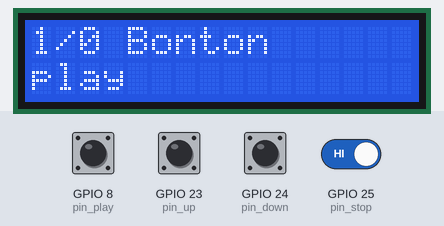
Recording of a program running on a simulated Raspberry Pi (BCM pin numbers). Shown: 16×2 character LCD. Inputs (shaded band) come from the test bench; at power-on: GPIO 8 (pin_play), GPIO 23 (pin_up), GPIO 24 (pin_down), GPIO 25 (pin_stop) HIGH. Sound played through the audio output is not drawn and takes no time; what the program prints to the terminal is not drawn.

Above: at 20.2 s.
20.3 s: GPIO 24 (pin_down) pulled LOW for 0.35 s
At 20.8 s:
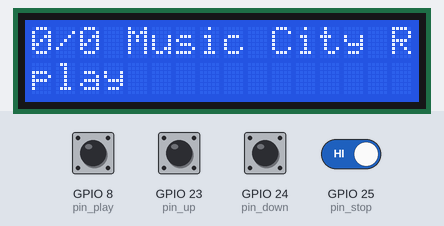
22.1 s: GPIO 8 (pin_play) pulled LOW for 0.35 s
At 22.24 s:
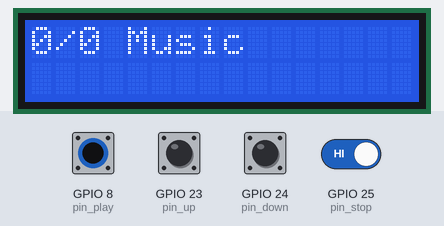
23.9 s: GPIO 23 (pin_up) pulled LOW for 0.35 s
At 24.05 s:
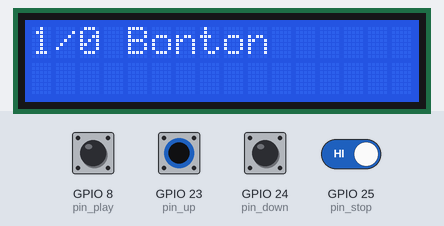
25.7 s: GPIO 24 (pin_down) pulled LOW for 1 s
At 27.2 s:
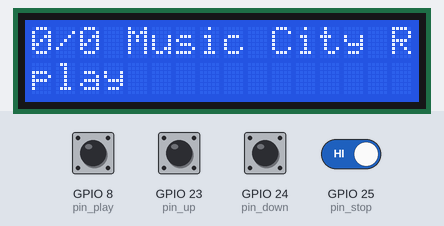
28.2 s: GPIO 23 (pin_up) pulled LOW for 1 s
At 29.3 s:
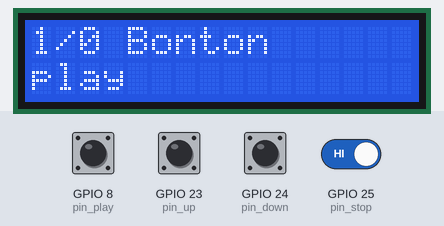
30.7 s: GPIO 8 (pin_play) driven LOW and GPIO 25 (pin_stop) driven LOW
At 31.6 s:
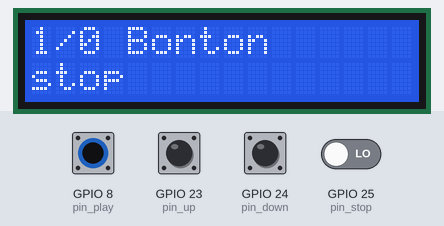
Timing chart, 0 to 33.3 s (numbered marks = the images above; inputs shaded):
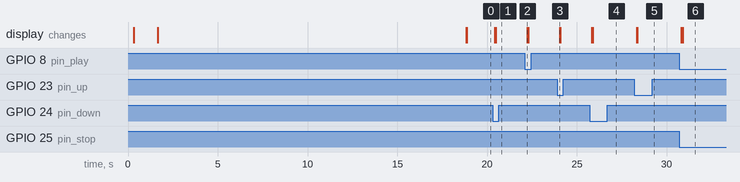

Measured:
- after the input at 20.3 s, the display: first changes after 0.12 s (image 1 shows a later state)
- after the input at 22.1 s, the display: changes after 0.13 s (image 2)
- after the input at 23.9 s, the display: changes after 0.15 s (image 3)
- after the input at 25.7 s, the display: first changes after 0.12 s (image 4 shows a later state)
- after the input at 28.2 s, the display: first changes after 0.13 s (image 5 shows a later state)
- after the input at 30.7 s, the display: first changes after 0.11 s (image 6 shows a later state)

The program:

radio.py
```python
#!/usr/bin/env python

#
#
# LCD 2x16

from time import sleep
import os
import RPi.GPIO as GPIO
import subprocess
import lcddriver
import time
import datetime
import sys

# setup variables
pin_up = 23
pin_down = 24
pin_play = 8
pin_stop = 25
pin_off = 22

count = 0
up = False
down = False
name = "RasPy Radio v0.7"
d_station = 1
d_volume = 75
hostname = "google.com"

# stanice

playlist = [
"http://icecast3.play.cz:80/bonton-128.mp3",
"http://kocka.limemedia.cz:8000/blanikcz128.mp3",
"http://173.244.199.248:80",
"http://icecast4.play.cz:443/country128.mp3",
"http://icecast6.play.cz/egrensis128.mp3",
"http://icecast6.play.cz/dance-radio320.mp3",
"http://icecast4.play.cz/krokodyl128.mp3",
"http://pool.cdn.lagardere.cz:80/fm-bbc-world-128",
"http://icecast3.play.cz:80/evropa2-128.mp3",
"http://icecast8.play.cz/cro1-128.mp3",
"http://amp.cesnet.cz:8000/cro2-256.ogg",
"http://icecast2.play.cz/croplzen128.mp3",
"http://amp.cesnet.cz:8000/cro-radio-wave-256.ogg",
"http://paris.discovertrance.com:8006",
"http://37.59.14.77:8352/stream",
"http://206.190.136.141:5022/Live"
]

name_list = [
"Bonton",
"BlanikCZ",
"SmoothJazz.com",
"Country Radio",
"Radio Egrensis",
"Dance radio",
"Krokodyl",
"BBC-World",
"Evropa2",
"CRO 1",
"CRO 2",
"CRO-Plzen",
"Radio Wave",
"Discover Trance Radio",
"Blues Radio",
"Music City Roadhouse"
]

# https://listenonline.eu/cz/cz.html
# https://www.shoutcast.com/

# --- nemenit ---
print "Inicializace ..."
# set up the pins
GPIO.setmode(GPIO.BCM)
GPIO.cleanup()
GPIO.setup(pin_up,GPIO.IN)
GPIO.setup(pin_up, GPIO.IN, pull_up_down=GPIO.PUD_UP)
GPIO.setup(pin_down,GPIO.IN)
GPIO.setup(pin_down, GPIO.IN, pull_up_down=GPIO.PUD_UP)
GPIO.setup(pin_play,GPIO.IN)
GPIO.setup(pin_play, GPIO.IN, pull_up_down=GPIO.PUD_UP)
GPIO.setup(pin_stop,GPIO.IN)
GPIO.setup(pin_stop, GPIO.IN, pull_up_down=GPIO.PUD_UP)
GPIO.setup(pin_off,GPIO.IN)
GPIO.setup(pin_off, GPIO.IN, pull_up_down=GPIO.PUD_UP)

# init LCD
lcd = lcddriver.lcd()
line1 = " "
line2 = " "
lcd.lcd_clear();

# init
firstrun = 1
currentChannel = 0
channelCount = 0
index = 1
down = False
up = False
play = False
stop = False
#cmd = " "
stdout = " "
#radio_text = " "
status = " "
ConnectionStatus = " "

# --- ---

def setLCD():
  lcd.lcd_clear();
  lcd.lcd_display_string(str(currentChannel) + "/" + str(channelCount) + " " + name_list[currentChannel - 1], 1)
  lcd.lcd_display_string(str(status), 2)
  return

def test_connection():
  global ConnectionStatus
  response = os.system("ping -c 1 " + hostname)
  if response == 0:
    ConnectionStatus = "Connected"
  else:
    ConnectionStatus = "Disconnected"
  return

def first_run():
  print name
#   global index
  global d_station
  global cmd
  global stdout
  global currentChannel
  global channelCount
  global status

  # nastaveni audio
  os.system("sudo modprobe snd_bcm2835")

  # nastaveni playlistu
  os.system("sudo mpc rm mine")
  sleep(.75)
  os.system("sudo mpc clear")
  sleep(.75)
#   os.system("sudo mpc add http://icecast3.play.cz:80/bonton-128.mp3")
#   sleep(.75)
#   os.system("sudo mpc add http://kocka.limemedia.cz:8000/blanikcz128.mp3")
#   sleep(.75)
#   os.system("sudo mpc add http://173.244.199.248:80")

# naplneni playlistu
  for i in range(len(playlist)):
    os.system("sudo mpc add " + playlist[i])
    sleep(.75)
  # "mine" je playlist v kterem lze listovat
  os.system("sudo mpc save mine")
  sleep(.75)
  os.system("sudo mpc clear")
  sleep(.75)
  os.system("sudo mpc load mine")

  # zjisteni delky playlistu > channelCount
  cmd = subprocess.Popen("sudo mpc playlist",shell=True, stdout=subprocess.PIPE)
  stations = cmd.stdout.readlines()
  channelCount = len(stations)

  # spusteni prni stanice
  os.system("sudo mpc volume 0")
  currentChannel = d_station
  os.system("sudo mpc play " + str(currentChannel))
  sleep(.75)
  os.system("sudo mpc volume " + str(d_volume))
  status = "play"
  setLCD()
  return

# main loop
def main():
  global down
  global up
  global play
  global stop
  global currentChannel
  global channelCount
  global index
  global d_station
  global stdout
  global status

  if(status=="play"):
    if(down==True):
      if(GPIO.input(pin_up)==False):
        print "BUTTON UP PRESSED, SWITCHING TO: "
        if(currentChannel<channelCount):
          currentChannel = currentChannel + 1
        else:
          currentChannel = 1
        cmd = subprocess.Popen("sudo mpc play " + str(currentChannel),shell=True, stdout=subprocess.PIPE)
        print str(currentChannel) + ": " + cmd.stdout.readline()
        setLCD()

    down = GPIO.input(pin_up)

    if(up==True):
      if(GPIO.input(pin_down)==False):
        print "BUTTON DOWN PRESSED, SWITCHING TO: "
        if(currentChannel>1):
          currentChannel = currentChannel - 1
        else:
          currentChannel = channelCount
        cmd = subprocess.Popen("sudo mpc play " + str(currentChannel),shell=True, stdout=subprocess.PIPE)
        print str(currentChannel) + ": " + cmd.stdout.readline()
        setLCD()

    up = GPIO.input(pin_down)

  if(stop==True):
    if(GPIO.input(pin_play)==False):
      print "BUTTON PLAY PRESSED, PLAY: "
      cmd = subprocess.Popen("sudo mpc play " + str(currentChannel),shell=True, stdout=subprocess.PIPE)
      print str(currentChannel) + ": " + cmd.stdout.readline()
      status = "play"
      setLCD()

  stop = GPIO.input(pin_play)

  if(play==True):
    if(GPIO.input(pin_stop)==False):
      print "BUTTON STOP PRESSED, STOP: "
      cmd = subprocess.Popen("sudo mpc stop " ,shell=True, stdout=subprocess.PIPE)
      print "STOP"
      status = "stop"
      setLCD()

  play = GPIO.input(pin_stop)

  return

# --- ---

if len(sys.argv) > 1:
  if sys.argv[1] == 'stop':
    print "Koncim ..."
    os.system("sudo mpc stop")
    print "Ukonceno"
    lcd.lcd_clear();
    lcd.lcd_display_string(name, 1)
    lcd.lcd_display_string("Ukonceno", 2)
    GPIO.cleanup()
    quit()

# --- ---

try:
  lcd.lcd_display_string(name, 1)
  lcd.lcd_display_string("  Boot ...", 2)
  sleep(1)
  while not (ConnectionStatus == "Connected"):
    test_connection()
    lcd.lcd_display_string(str(ConnectionStatus), 2)
    sleep (1)

  while True:
    if (firstrun==1):
#      global firstrun
      first_run()
      firstrun = 2
    else:
      main()
      sleep(.1)


except KeyboardInterrupt:
  print "Koncim ..."
  os.system("sudo mpc stop")
  print "Ukonceno"
  lcd.lcd_clear();
  lcd.lcd_display_string(name, 1)
  lcd.lcd_display_string("Ukonceno", 2)
  GPIO.cleanup()
```
